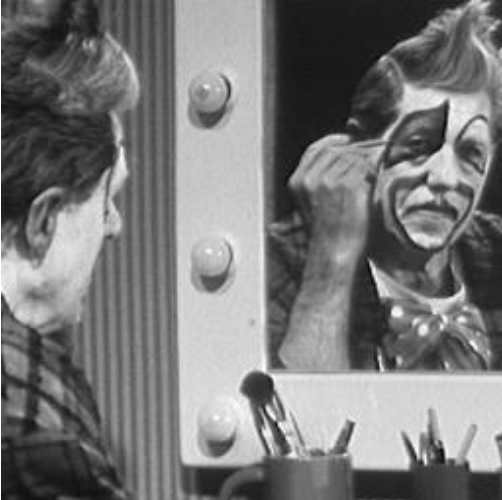
#> input picture Midterm Prep/images/Img1.png, 502 x 500 px
$ jupyter execute Filters.ipynb
#> lines starting #> are read from the running program, lines starting #| are printed output that depends on the picture
[cell 1]
import cv2 as cv
import numpy as np

## Load Image

[cell 2]
def displayImg(img):
  cv.imshow('Detected Circles',img)
  cv.waitKey(0)
  cv.destroyAllWindows()

image = cv.imread('./images/Img1.png', cv.IMREAD_GRAYSCALE)
#> image: shape (500, 502); min 2, max 255, mean 119.8

displayImg(image)

## Blur

[cell 3]
def blur(img, blurDepth):
#> called with blurDepth = 3
  blurred = np.zeros(img.shape, dtype="uint8")
  for i in range(len(img)):
    for j in range(len(img[0])):
      runningTotal = 0
      pixelsSeen = 0
      for x in range(max(0, i-blurDepth), min(len(img), i+blurDepth)):
        for y in range(max(0, j-blurDepth), min(len(img[0]), j+blurDepth)):
          pixelsSeen +=1
          runningTotal += int(img[x][y])
      blurred[i][j] = int(runningTotal//pixelsSeen)
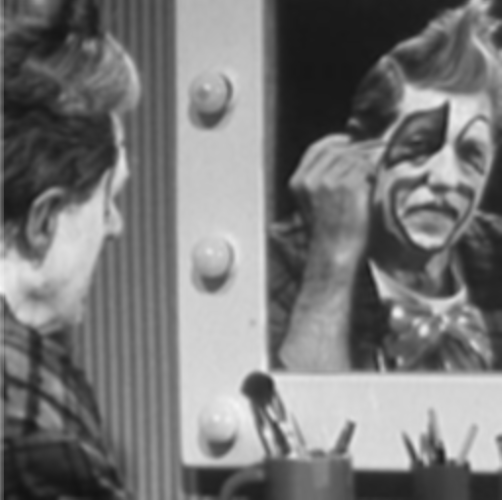
#> blurred: shape (500, 502); min 18, max 246, mean 119.3
#| uint8
  return blurred
image = cv.imread('./images/Img1.png', cv.IMREAD_GRAYSCALE)


displayImg(image)
blurred = blur(image, 3)
displayImg(blurred)

### Median Filter

[cell 4]
def median(img, blurDepth):
#> called with blurDepth = 2
  blurred = np.zeros(img.shape, dtype="uint8")
  for i in range(len(img)):
    for j in range(len(img[0])):
      pixelsSeen = []
      for x in range(max(0, i-blurDepth), min(len(img), i+blurDepth)):
        for y in range(max(0, j-blurDepth), min(len(img[0]), j+blurDepth)):
          pixelsSeen.append(img[x][y])
      blurred[i][j] = sorted(pixelsSeen)[len(pixelsSeen)//2]
  return blurred
image = cv.imread('./images/Img1.png', cv.IMREAD_GRAYSCALE)

print(image.dtype)
displayImg(image)
blurred = median(image, 2)
print(blurred)
#> (printed output is left out)
#| uint8
displayImg(blurred)

## Sharpening

### Laplacian Mask

[cell 5]
def laplacian(img):
  sharpened = np.zeros(img.shape, dtype="uint8")
#> sharpened: shape (500, 502); every value is 0
  for i in range(1, len(img)-1):
    for j in range(1, len(img[0])-1):
      maskValue = int(img[i+1][j]) + int(img[i-1][j]) + int(img[i][j+1]) + int(img[i][j-1]) - 4*int(img[i][j])
      if maskValue < 0:
        sharpened[i][j] = 255
      else:
        sharpened[i][j] = 0
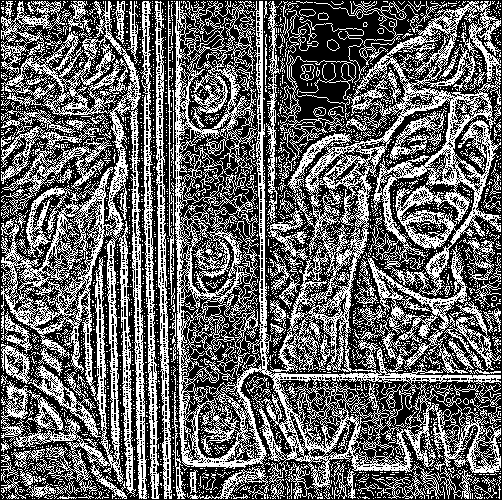
#> sharpened: shape (500, 502); 39.9% white in thin lines or dots

  return sharpened
image = cv.imread('./images/Img1.png', cv.IMREAD_GRAYSCALE)

print(image.dtype)
displayImg(image)
sharpened = laplacian(median(image, 3))
displayImg(sharpened)

$ run again, with Midterm Prep/images/Img2.png copied over Midterm Prep/images/Img1.png
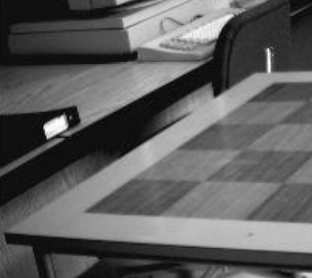
#> input picture Midterm Prep/images/Img2.png, 312 x 278 px
#| uint8
#> after the loop in median, `for i in range(len(img)):`:
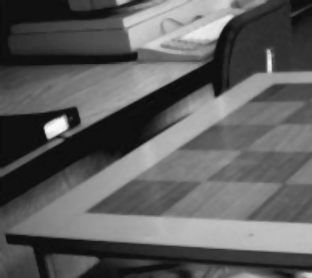
#> blurred: shape (278, 312); min 11, max 250, mean 94.3
#> (printed output is left out)
#| uint8
#> after the loop in laplacian, `for i in range(1, len(img)-1):`:
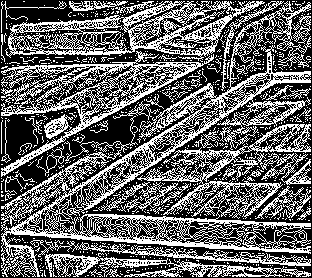
#> sharpened: shape (278, 312); 39.4% white in thin lines or dots
